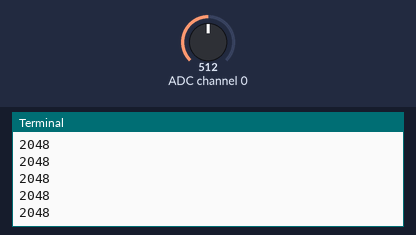
A program run on a simulated Raspberry Pi (BCM pin numbers). Shown: the last lines printed to the terminal. The test bench sets the inputs (shaded band); at power-on: ADC channel 0 = 512 (analog values on the 0–1023 scale).

Above: at 1.2 s.
1.3 s: ADC channel 0 set to 716
At 1.56 s:
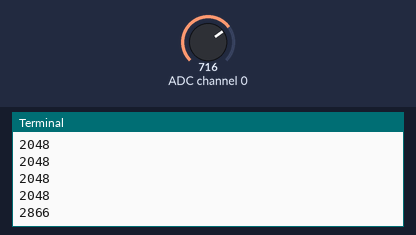
2.8 s: ADC channel 0 set to 900
At 2.96 s:
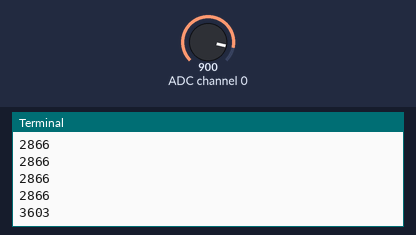
Timing chart, 0 to 5.8 s (numbered marks = the images above; inputs shaded):
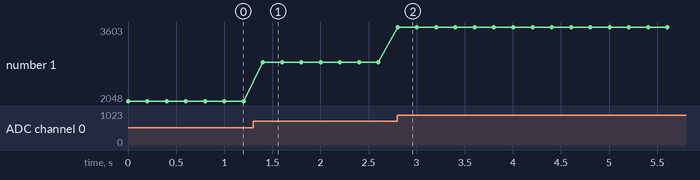

The program:

read-adc-spidev.py
```python
# -*- coding: utf-8 -*-
import RPi.GPIO as GPIO
from time import sleep
import spidev

def readadc_spidev(adcnum):
    if((adcnum > 7) or (adcnum < 0)):
        return -1
    commandout = adcnum
    commandout |= 0x08 # single end bit
    commandout = commandout<<4
    ret = spi.xfer2([1, commandout, 0, 0])
    adcout = ((ret[1]&0x03)<<10) | (ret[2]<<2) | ret[3]&0x03
    return adcout

GPIO.setmode(GPIO.BCM)
spi = spidev.SpiDev()
spi.open(0, 0) # bus0, CE0

try:
    while True:
        inputVal0 = readadc_spidev(0)
        print(inputVal0)
        sleep(0.2)
except KeyboardInterrupt:
    pass

spi.close()
```

Measured:
- after the input at 1.3 s, the terminal: prints a new line after 0.10 s (image 1)
- after the input at 2.8 s, the terminal: prints a new line at once (image 2)
- plotted number 1: 2048 → 2866 after the input at 1.3 s, 2866 → 3603 after the input at 2.8 s
